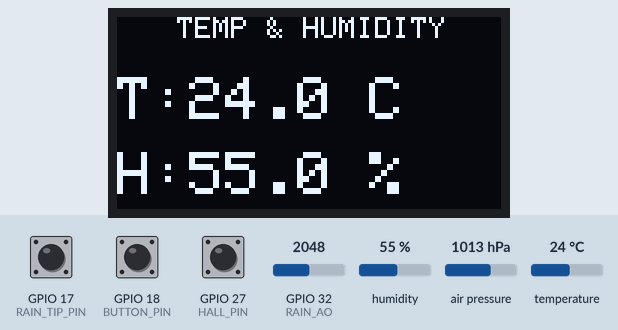
Bench run of a sketch on a simulated ESP32. On the bench: 128×64 one-colour display. The inputs (shaded band) are chosen by the test bench; at power-on: humidity 55 %, GPIO 18 (BUTTON_PIN) HIGH, GPIO 32 (RAIN_AO) = 2048, temperature 24 °C, GPIO 17 (RAIN_TIP_PIN) HIGH, GPIO 27 (HALL_PIN) HIGH, air pressure 1013 hPa. Nothing arrives over Bluetooth unless stated; a phone connects over Bluetooth LE 3 s after start; what the sketch prints to the serial monitor is not drawn.

Above: at 3.2 s.
3.3 s: humidity set to 22 %
At 4.0 s:
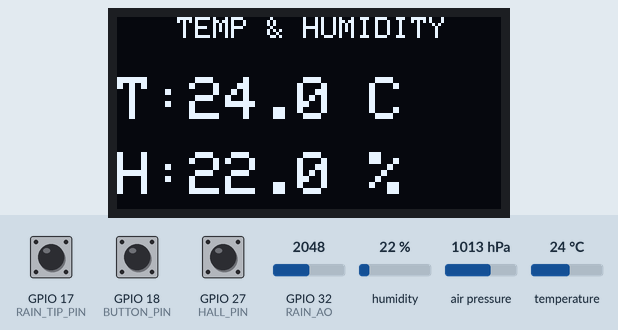
4.9 s: GPIO 18 (BUTTON_PIN) pulled LOW for 1 s
At 5.6 s:
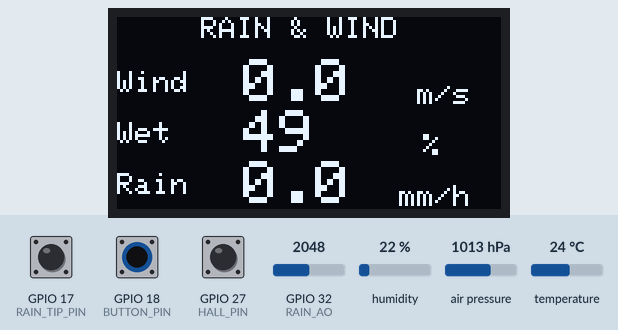
7.4 s: GPIO 32 (RAIN_AO) set to 2014
At 8.1 s:
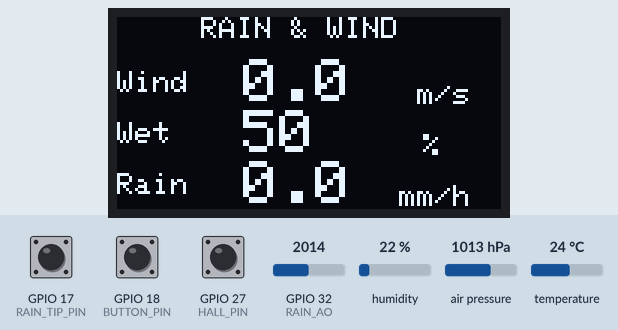
9.0 s: GPIO 18 (BUTTON_PIN) pulled LOW for 3.2 s
At 10.8 s:
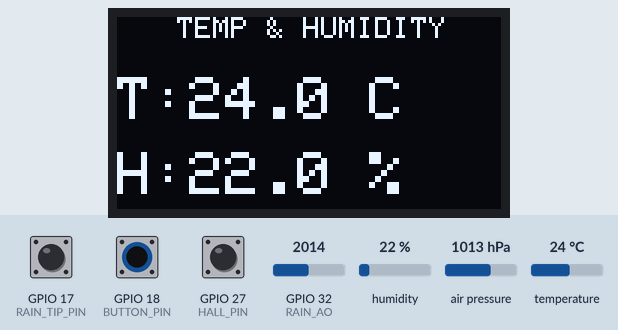
13.7 s: temperature set to 12 °C
At 14.1 s:
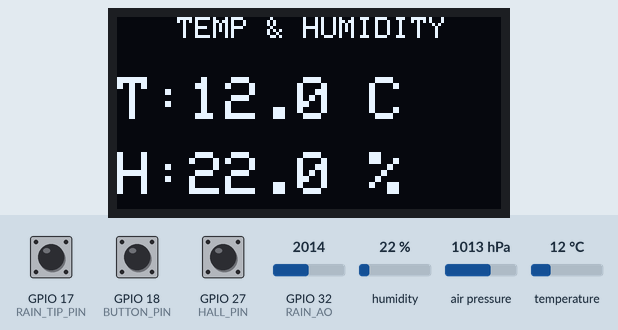
Timing chart, 0 to 16.7 s (numbered marks = the images above; inputs shaded):
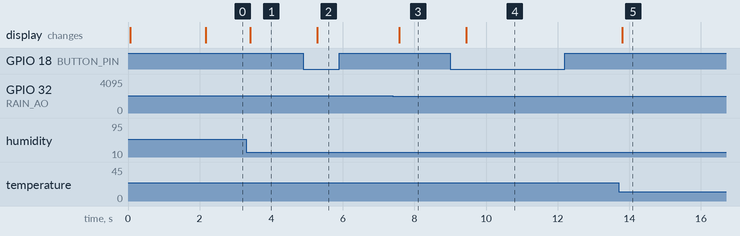

The sketch:

weather.ino
```cpp
#include <Wire.h>
#include <BLEDevice.h>
#include <BLEUtils.h>
#include <BLEServer.h>
#include <BLE2902.h>
#include <Adafruit_GFX.h>
#include <Adafruit_SSD1306.h>
#include <Adafruit_AHTX0.h>
#include <Adafruit_BMP280.h>

// Hardware pin mapping for the ESP32 weather station board.
#define SDA_PIN 21
#define SCL_PIN 22
#define AHT20_ADDR 0x38
#define RAIN_AO 32
#define RAIN_DO 2
#define RAIN_TIP_PIN 17
#define HALL_PIN 27
#define BUTTON_PIN 18

// BLE bridge service for live readings.
#define BLE_BRIDGE_SERVICE_UUID "6c123450-52d1-4f36-8a87-2d7e4f510101"
#define BLE_BRIDGE_INFO_UUID "6c123450-52d1-4f36-8a87-2d7e4f510102"
#define BLE_BRIDGE_READING_UUID "6c123450-52d1-4f36-8a87-2d7e4f510103"
#define BLE_BRIDGE_CONTROL_UUID "6c123450-52d1-4f36-8a87-2d7e4f510104"
#define BLE_BRIDGE_STATUS_UUID "6c123450-52d1-4f36-8a87-2d7e4f510105"

#define SCREEN_WIDTH 128
#define SCREEN_HEIGHT 64
#define OLED_ADDR 0x3C

Adafruit_SSD1306 display(SCREEN_WIDTH, SCREEN_HEIGHT, &Wire, -1);
Adafruit_AHTX0 aht;
Adafruit_BMP280 bmp;

// BLE bridge objects are kept global because they are shared across setup(),
// callbacks, and the main loop notification path.
BLEServer* bleServer = nullptr;
BLECharacteristic* bridgeInfoCharacteristic = nullptr;
BLECharacteristic* bridgeReadingCharacteristic = nullptr;
BLECharacteristic* bridgeStatusCharacteristic = nullptr;

// deviceId is derived from the ESP32 MAC, so each board keeps a stable unique ID.
String deviceId;

// Runtime state flags for optional sensors and BLE connection state.
bool bmpReady = false;
bool bleClientConnected = false;
bool bleBridgeStreamingEnabled = true;
bool oledReady = false;
bool displaySleeping = false;

// The OLED screen is now user-driven by a push button instead of auto-rotating.
int screenState = 0;
int lastButtonReading = HIGH;
int stableButtonState = HIGH;
int buttonIdleState = HIGH;
unsigned long lastButtonDebounceTime = 0;
unsigned long lastUserInteractionTime = 0;
const unsigned long buttonDebounceDelay = 50;
const unsigned long displaySleepTimeout = 300000;

unsigned long lastSerialPrintTime = 0;
const long serialInterval = 2000;
unsigned long lastBleNotifyTime = 0;
const long bleNotifyInterval = 2000;

// Wind speed is computed from hall sensor pulses counted inside an interrupt.
volatile int pulseCount = 0;
unsigned long lastWindCalcTime = 0;
float windSpeed = 0.0;

// Tipping bucket rainfall is measured by a second hall sensor on a separate GPIO.
volatile unsigned long rainTipCount = 0;
const float RAIN_MM_PER_TIP = 0.2f;
float rainRateMmPerHour = 0.0f;
unsigned long lastRainRateCalcTime = 0;
unsigned long lastRainTipSnapshot = 0;

void wakeDisplay() {
  if (!oledReady || !displaySleeping) {
    return;
  }

  display.ssd1306_command(SSD1306_DISPLAYON);
  displaySleeping = false;
}

void sleepDisplay() {
  if (!oledReady || displaySleeping) {
    return;
  }

  display.clearDisplay();
  display.display();
  display.ssd1306_command(SSD1306_DISPLAYOFF);
  displaySleeping = true;
}

void handleButtonPress(unsigned long currentMillis) {
  // Wake-up uses one press; changing the screen requires the next press.
  if (displaySleeping) {
    wakeDisplay();
    lastUserInteractionTime = currentMillis;
    return;
  }

  screenState = !screenState;
  lastUserInteractionTime = currentMillis;
}

void pollButton(unsigned long currentMillis) {
  // Treat whichever level is present at boot as the idle state, so the module
  // can be either active-low or active-high without code changes.
  int reading = digitalRead(BUTTON_PIN);

  if (reading != lastButtonReading) {
    lastButtonDebounceTime = currentMillis;
  }

  if ((currentMillis - lastButtonDebounceTime) >= buttonDebounceDelay && reading != stableButtonState) {
    stableButtonState = reading;
    if (stableButtonState != buttonIdleState) {
      handleButtonPress(currentMillis);
    }
  }

  lastButtonReading = reading;
}

void renderDisplay(float temperature, float humidity, float rainPercent, float currentWindSpeed) {
  if (!oledReady || displaySleeping) {
    return;
  }

  display.clearDisplay();

  if (screenState == 0) {
    // --- SCREEN 1: TEMPERATURE & HUMIDITY ---
    display.setTextSize(1);
    display.setCursor(20, 0);
    display.print("TEMP & HUMIDITY");

    display.setTextSize(2);
    display.setCursor(0, 20);
    display.print("T:");
    display.print(temperature, 1);
    display.print(" C");

    display.setCursor(0, 45);
    display.print("H:");
    display.print(humidity, 1);
    display.print(" %");
  } else {
    // --- SCREEN 2: WIND, WETNESS & RAINFALL ---
    display.setTextSize(1);
    display.setCursor(28, 0);
    display.print("RAIN & WIND");

    display.setTextSize(1);
    display.setCursor(0, 18);
    display.print("Wind");
    display.setTextSize(2);
    display.setCursor(42, 14);
    display.print(currentWindSpeed, 1);
    display.setTextSize(1);
    display.setCursor(100, 22);
    display.print("m/s");

    display.setTextSize(1);
    display.setCursor(0, 35);
    display.print("Wet");
    display.setTextSize(2);
    display.setCursor(42, 31);
    display.print(rainPercent, 0);
    display.setTextSize(1);
    display.setCursor(102, 39);
    display.print("%");

    display.setTextSize(1);
    display.setCursor(0, 52);
    display.print("Rain");
    display.setTextSize(2);
    display.setCursor(42, 48);
    display.print(rainRateMmPerHour, 1);
    display.setTextSize(1);
    display.setCursor(94, 56);
    display.print("mm/h");
  }

  display.display();
}

void updateBridgeStatus(const String& statusMessage) {
  Serial.print("BLE BRIDGE: ");
  Serial.println(statusMessage);

  if (bridgeStatusCharacteristic != nullptr) {
    bridgeStatusCharacteristic->setValue(statusMessage.c_str());
    if (bleClientConnected) {
      bridgeStatusCharacteristic->notify();
    }
  }
}

String buildDeviceId() {
  // Use the efuse MAC to generate a unique and repeatable device ID.
  uint64_t chipId = ESP.getEfuseMac();
  char idBuffer[24];
  snprintf(
    idBuffer,
    sizeof(idBuffer),
    "ws-%04X%08X",
    (uint16_t)(chipId >> 32),
    (uint32_t)chipId
  );
  return String(idBuffer);
}

class WeatherBleServerCallbacks : public BLEServerCallbacks {
  void onConnect(BLEServer* server) override {
    // Mark the client as connected so notifications can be pushed safely.
    bleClientConnected = true;
    updateBridgeStatus(bleBridgeStreamingEnabled ? "STREAMING" : "STOPPED");
  }

  void onDisconnect(BLEServer* server) override {
    // Resume advertising immediately so the web client can reconnect later.
    bleClientConnected = false;
    updateBridgeStatus("CLIENT_DISCONNECTED");
    BLEDevice::startAdvertising();
  }
};

class BridgeControlCallback : public BLECharacteristicCallbacks {
  void onWrite(BLECharacteristic* characteristic) override {
    // The browser controls the bridge with simple START/STOP/STATUS commands.
    String command = String(characteristic->getValue().c_str());
    command.trim();
    command.toUpperCase();

    if (command == "START") {
      bleBridgeStreamingEnabled = true;
      updateBridgeStatus("STREAMING");
      return;
    }

    if (command == "STOP") {
      bleBridgeStreamingEnabled = false;
      updateBridgeStatus("STOPPED");
      return;
    }

    if (command == "STATUS") {
      updateBridgeStatus(bleBridgeStreamingEnabled ? "STREAMING" : "STOPPED");
      return;
    }

    updateBridgeStatus("ERROR:UNKNOWN_COMMAND");
  }
};

void startBleServices() {
  // Expose one BLE service that contains device info, live readings and bridge status.
  BLEDevice::init("WS-Bridge");

  bleServer = BLEDevice::createServer();
  bleServer->setCallbacks(new WeatherBleServerCallbacks());

  BLEService* bridgeService = bleServer->createService(BLE_BRIDGE_SERVICE_UUID);

  bridgeInfoCharacteristic = bridgeService->createCharacteristic(
    BLE_BRIDGE_INFO_UUID,
    BLECharacteristic::PROPERTY_READ
  );
  String bridgeInfo = "{\"deviceId\":\"" + deviceId + "\",\"mode\":\"ble-bridge\"}";
  bridgeInfoCharacteristic->setValue(bridgeInfo.c_str());

  bridgeReadingCharacteristic = bridgeService->createCharacteristic(
    BLE_BRIDGE_READING_UUID,
    BLECharacteristic::PROPERTY_READ | BLECharacteristic::PROPERTY_NOTIFY
  );
  bridgeReadingCharacteristic->setValue("{\"status\":\"waiting\"}");
  bridgeReadingCharacteristic->addDescriptor(new BLE2902());

  BLECharacteristic* bridgeControlCharacteristic = bridgeService->createCharacteristic(
    BLE_BRIDGE_CONTROL_UUID,
    BLECharacteristic::PROPERTY_WRITE
  );
  bridgeControlCharacteristic->setCallbacks(new BridgeControlCallback());

  bridgeStatusCharacteristic = bridgeService->createCharacteristic(
    BLE_BRIDGE_STATUS_UUID,
    BLECharacteristic::PROPERTY_READ | BLECharacteristic::PROPERTY_NOTIFY
  );
  bridgeStatusCharacteristic->setValue("READY");
  bridgeStatusCharacteristic->addDescriptor(new BLE2902());

  bridgeService->start();

  BLEAdvertising* advertising = BLEDevice::getAdvertising();
  advertising->addServiceUUID(BLE_BRIDGE_SERVICE_UUID);
  advertising->setScanResponse(true);
  advertising->setMinPreferred(0x06);
  advertising->setMinPreferred(0x12);
  BLEDevice::startAdvertising();

  updateBridgeStatus("READY");
}

String buildPayload(float temperature, float humidity, float pressure, float rainPercent, float currentWindSpeed) {
  // Keep payload format aligned with the backend reading schema.
  String payload = "{\"deviceId\":\"";
  payload += deviceId;
  payload += "\",\"temperature\":";
  payload += String(temperature, 1);
  payload += ",\"humidity\":";
  payload += String(humidity, 1);
  payload += ",\"pressure\":";
  payload += String(pressure, 1);
  payload += ",\"rain\":";
  payload += String(rainPercent, 0);
  payload += ",\"windSpeed\":";
  payload += String(currentWindSpeed, 1);
  payload += ",\"rainRateMmPerHour\":";
  payload += String(rainRateMmPerHour, 1);
  payload += ",\"rainTipCount\":";
  payload += String(rainTipCount);
  payload += "}";

  return payload;
}

void notifyBleReading(const String& payload) {
  // Skip notifications if streaming is disabled or BLE has not been initialized.
  if (!bleBridgeStreamingEnabled || bridgeReadingCharacteristic == nullptr) {
    return;
  }

  bridgeReadingCharacteristic->setValue(payload.c_str());
  if (bleClientConnected) {
    bridgeReadingCharacteristic->notify();
  }
}

void scanI2CDevices() {
  // Diagnostic helper used only when a sensor cannot be found at startup.
  Serial.println("Scanning I2C...");
  for (byte address = 1; address < 127; address++) {
    Wire.beginTransmission(address);
    if (Wire.endTransmission() == 0) {
      Serial.print("Found I2C device at 0x");
      if (address < 16) {
        Serial.print("0");
      }
      Serial.println(address, HEX);
    }
  }
}

void IRAM_ATTR countPulse() {
  // Keep the ISR minimal: only increment the pulse counter and return.
  pulseCount++;
}

void IRAM_ATTR countRainTip() {
  // Each tipping-bucket flip produces one pulse from the rain hall sensor.
  rainTipCount++;
}

void setup() {
  // Initialize serial, I2C and the device ID before starting BLE and sensors.
  Serial.begin(115200);
  Wire.begin(SDA_PIN, SCL_PIN);
  deviceId = buildDeviceId();
  Serial.print("Device ID: ");
  Serial.println(deviceId);

  startBleServices();

  // The firmware keeps running even if the OLED is absent.
  if (!display.begin(SSD1306_SWITCHCAPVCC, OLED_ADDR)) {
    Serial.println(F("Khong tim thay OLED SSD1306"));
  } else {
    oledReady = true;
    display.clearDisplay();
    display.setTextColor(WHITE);
    display.setTextSize(1);
    display.setCursor(0, 10);
    display.println("Weather Station...");
    display.display();
  }

  // The firmware also keeps running if individual sensors are missing.
  if (!aht.begin(&Wire, 0, AHT20_ADDR)) {
    Serial.println("Khong tim thay AHT20!");
  }

  // Try both common BMP280 addresses before reporting the sensor as unavailable.
  bmpReady = bmp.begin(0x76);
  if (!bmpReady) {
    bmpReady = bmp.begin(0x77);
  }

  if (!bmpReady) {
    Serial.println("Khong tim thay BMP280!");
    scanI2CDevices();
  } else {
    Serial.println("BMP280 da san sang");
  }

  pinMode(RAIN_AO, INPUT);
  pinMode(RAIN_DO, INPUT);
  pinMode(RAIN_TIP_PIN, INPUT_PULLUP);
  pinMode(HALL_PIN, INPUT_PULLUP);
  pinMode(BUTTON_PIN, INPUT_PULLUP);
  // Count rainfall bucket tips with a dedicated hall sensor interrupt.
  attachInterrupt(digitalPinToInterrupt(RAIN_TIP_PIN), countRainTip, FALLING);
  // Count wind pulses with an interrupt instead of polling the hall sensor.
  attachInterrupt(digitalPinToInterrupt(HALL_PIN), countPulse, FALLING);
  lastButtonReading = digitalRead(BUTTON_PIN);
  stableButtonState = lastButtonReading;
  buttonIdleState = lastButtonReading;
  lastUserInteractionTime = millis();

  // Small startup delay lets peripherals stabilize before entering the main loop.
  delay(2000);
}

void loop() {
  // One loop pass reads sensors, updates derived values, then refreshes BLE, Serial and OLED.
  unsigned long currentMillis = millis();
  pollButton(currentMillis);

  sensors_event_t humidityEvent;
  sensors_event_t temperatureEvent;
  aht.getEvent(&humidityEvent, &temperatureEvent);

  float temperature = temperatureEvent.temperature;
  float humidity = humidityEvent.relative_humidity;

  // Pressure is optional because BMP280 may fail to initialize.
  float pressure = NAN;
  if (bmpReady) {
    pressure = bmp.readPressure() / 100.0;
  }

  // Normalize the analog rain sensor to a 0-100 wetness percentage for the UI/backend.
  int rainRaw = analogRead(RAIN_AO);
  float rainPercent = map(rainRaw, 4095, 0, 0, 100);
  if (rainPercent < 0) {
    rainPercent = 0;
  }
  if (rainPercent > 100) {
    rainPercent = 100;
  }

  // Convert pulse count to wind speed every 2 seconds to reduce noise and CPU overhead.
  if (currentMillis - lastWindCalcTime >= 2000) {
    windSpeed = pulseCount * 0.5;
    pulseCount = 0;
    lastWindCalcTime = currentMillis;
  }

  // Convert recent bucket tips into rain rate (mm/h) over a 10-second window.
  if (currentMillis - lastRainRateCalcTime >= 10000) {
    unsigned long currentRainTips = rainTipCount;
    unsigned long elapsedMs = currentMillis - lastRainRateCalcTime;
    unsigned long deltaTips = currentRainTips - lastRainTipSnapshot;

    rainRateMmPerHour = (deltaTips * RAIN_MM_PER_TIP * 3600000.0f) / elapsedMs;
    lastRainTipSnapshot = currentRainTips;
    lastRainRateCalcTime = currentMillis;
  }

  String payload = buildPayload(temperature, humidity, pressure, rainPercent, windSpeed);

  // Throttle serial logging to keep the loop responsive.
  if (currentMillis - lastSerialPrintTime >= serialInterval) {
    lastSerialPrintTime = currentMillis;
    Serial.println(payload);
  }

  // Throttle BLE notifications to send a stable stream instead of flooding the client.
  if (currentMillis - lastBleNotifyTime >= bleNotifyInterval) {
    lastBleNotifyTime = currentMillis;
    notifyBleReading(payload);
  }

  // Put the OLED into low-power mode if the user has not interacted for 5 minutes.
  if (!displaySleeping && (currentMillis - lastUserInteractionTime >= displaySleepTimeout)) {
    sleepDisplay();
  }

  renderDisplay(temperature, humidity, rainPercent, windSpeed);
  // Short delay reduces CPU churn while keeping BLE and UI responsive enough for this design.
  delay(100);
}
```

Measured:
- the behaviour switches between 2048 and 2047 on GPIO 32 (RAIN_AO) (found by bisection; images 2 and 3)
- after the input at 3.3 s, the display: changes after 0.11 s (image 1)
- after the input at 4.9 s, the display: changes after 0.38 s (image 2)
- after the input at 7.4 s, the display: changes after 0.17 s (image 3)
- after the input at 9.0 s, the display: changes after 0.44 s (image 4)
- after the input at 13.7 s, the display: changes after 0.11 s (image 5)
